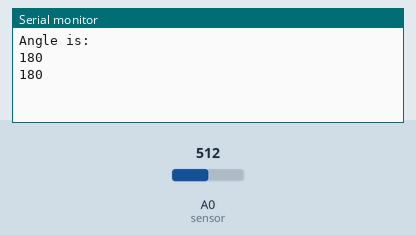
Recording of a sketch running on a simulated Arduino Uno, built with avr-gcc and run on an emulated ATmega328P. Shown: the last lines printed to the serial monitor. Inputs (shaded band) come from the test bench; at power-on: A0 (sensor) = 512.

Above: at 1.8 s.
1.9 s: A0 (sensor) set to 716
At 2.8 s:
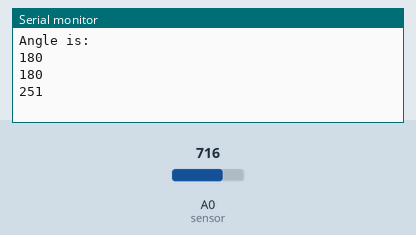
3.4 s: A0 (sensor) set to 900
At 4.5 s:
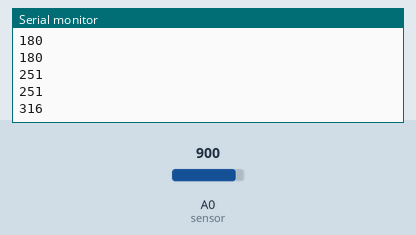
Timing chart, 0 to 6.4 s (numbered marks = the images above; inputs shaded):
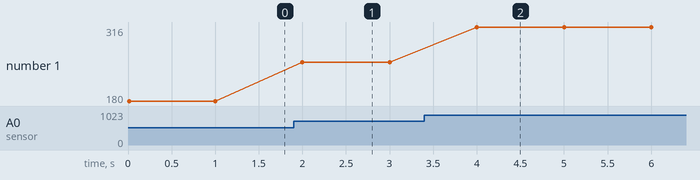

Measured:
- after the input at 1.9 s, the serial monitor: prints a new line after 0.10 s (image 1)
- after the input at 3.4 s, the serial monitor: prints a new line after 0.60 s (image 2)
- plotted number 1: 180 → 251 after the input at 1.9 s, 251 → 316 after the input at 3.4 s

The sketch:

angle.ino
```cpp
int sensor = A0;

void setup(){
   pinMode(sensor, INPUT);    //Setup sensor
   Serial.begin(9600);    //Set computer serial output to 9600 bits per second(make sure manager is the same)

   Serial.println("Angle is:  ");
}

void loop(){
    int reading = analogRead(sensor);  //Get reading
    int angle = map(reading, 1, 1023, 0, 360);  //Convert reading to degrees(0 to 360)

    Serial.println(angle);
    delay(1000);
}
```
